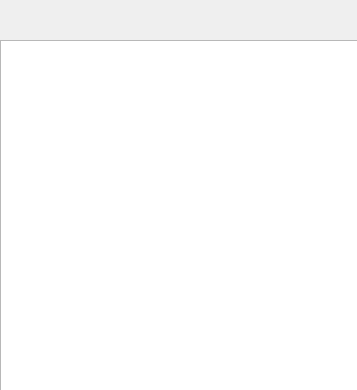
<?xml version="1.0" encoding="UTF-8"?>
<ui version="4.0">
 <class>Result</class>
 <widget class="QDialog" name="Result">
  <property name="geometry">
   <rect>
    <x>0</x>
    <y>0</y>
    <width>357</width>
    <height>390</height>
   </rect>
  </property>
  <property name="windowTitle">
   <string>Dialog</string>
  </property>
  <widget class="QTextEdit" name="textEdit">
   <property name="geometry">
    <rect>
     <x>0</x>
     <y>40</y>
     <width>361</width>
     <height>351</height>
    </rect>
   </property>
  </widget>
 </widget>
 <resources/>
 <connections/>
</ui>
